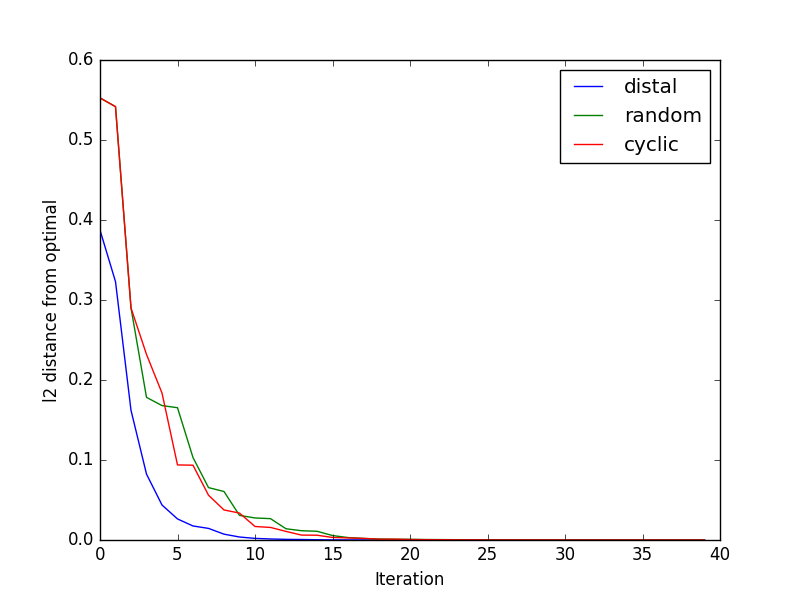

Recreate this plot in Python.
import random
import numpy
from common import *
import itertools
import matplotlib.pyplot as plt

def kaczmarz(A, b, next_set=lambda A,k,x: None):
    """Returns x such that Ax=b"""
    x = numpy.matrix([[0] for _ in range(A.shape[1])])
    i = 0
    while (b-A*x).any():
        i = next_set(A, i, x)
        n = A[i].T
        x = project_plane(n, b[i])(x)
        yield x

def solve(A, b, next_set, n_iters=2000):
    xs = itertools.islice(kaczmarz(A, b, next_set), n_iters)
    return list(xs)

def plot_convergence(A, b, max_iters=40):
    opt = numpy.linalg.solve(A, b)
    methods = {
        "cyclic": lambda A,k,x: (k+1) % len(A),
        "random": lambda A,k,x: random.choice(list(set(range(len(A))) - set([k]))),
        "distal": lambda A,k,x: max(range(len(A)),
                                    key=lambda i: plane_distance(A[i].T, b[i], x))
    }

    plt.figure()
    plt.xlabel("Iteration")
    plt.ylabel("l2 distance from optimal")
    legends = []
    for t,next_set in methods.items():
        xs = itertools.islice(kaczmarz(A,b,next_set=next_set), max_iters)
        plt.plot([numpy.linalg.norm(x - opt) for x in xs])
        legends.append(t)
    plt.legend(legends)
    plt.axis(ymin=0,xmin=0)
    plt.savefig("kaczmarz.png")

A = numpy.matrix([[1,0,1], [0,1,1], [1,1,0]])
b = numpy.matrix([[random.random()] for _ in range(3)])
plot_convergence(A, b)

# plt.show()

# for _ in range(10):
#     A = numpy.matrix([[1,1,0], [0,1,0], [1,1,1]])
#     b = numpy.matrix([[random.random()] for _ in range(3)])
#     x_cyclic = solve(A,b,next_set=lambda A,k,x: k % len(A))
#     x_random = solve(A,b,next_set=lambda A,k,x: random.randint(0,len(A)-1))
#     x_distal = solve(A,b,next_set=lambda A,k,x: max(range(len(A)), key=lambda i: plane_distance(A[i].T, b[i], x)))
#     opt = numpy.linalg.solve(A, b)
#     def num_to_converge(xs):
#         return len([x for x in xs if numpy.linalg.norm(x - opt) > 0.001]), numpy.linalg.norm(xs[-1] - opt)
#     print ""
#     print "A", A
#     print "b", b
#     print "cyclic", num_to_converge(x_cyclic)
#     print "random", num_to_converge(x_random)
#     print "distal", num_to_converge(x_distal)
